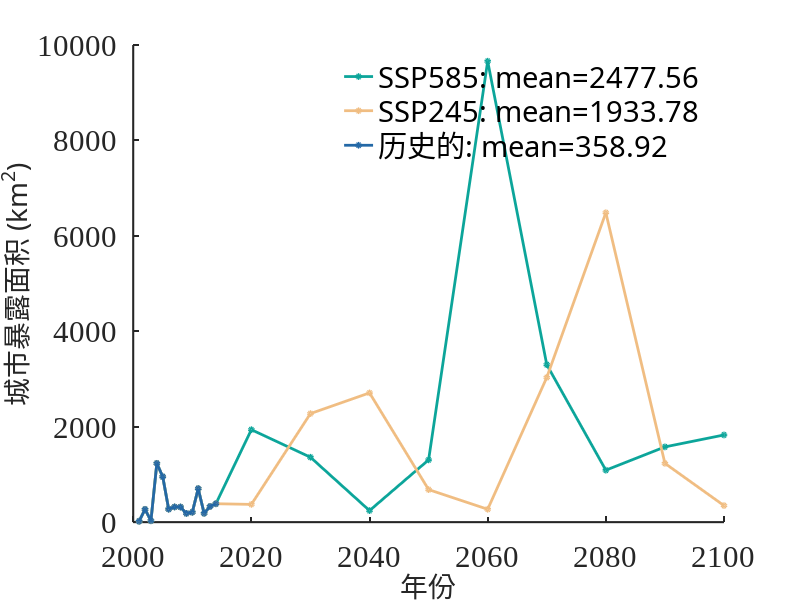

Write MATLAB code to recreate this figure. (Note: this script raises an error after producing the figure.)
% Historicalda=imread('I:\CMIP6\Results\Historical\drywetevent_intensities1979-2014.tif');
% R245da=imread('I:\CMIP6\Results\future\SSP2-RCP4.5\drywetevent_intensities2015-2100.tif');
% R585da=imread('I:\CMIP6\Results\future\SSP2-RCP8.5\drywetevent_intensities2015-2100.tif');
% Historical=Historicalda(find(Historicalda>0));
% R245=R245da(find(R245da>0));
% R585=R585da(find(R585da>0));
clear all
clc
data=[19	19
268	268
30	30
1232	1232
952	952
272	272
319	319
317	317
183	183
207	207
703	703
186	186
329	329
386	386
372	1938
2275	1360
2709	242
682	1305
270	9660
3032	3300
6485	1089
1232	1577
347	1827
];
x1=2001:2014;
x2=2020:10:2100;
x=[x1,x2];

plot(x,data(:, 2), 'o-','LineWidth',2,'MarkerSize', 3,'Color', [12, 165, 154] ./ 255)
hold on
plot(x,data(:, 1), 'o-','LineWidth',2,'MarkerSize', 3,'Color',[240,189,130]./255)
hold on

plot(x1,data(1:14, 1), 'o-','LineWidth',2,'MarkerSize', 3,'Color',[35,104,166]./255)
set(gca, 'FontSize', 22, 'FontName', 'Times New Roman');
xlabel('年份', 'FontSize', 20, 'FontName', 'SimHei');
ylabel('城市暴露面积 (km^2)', 'FontSize', 20, 'FontName', 'SimHei');
%
h = legend(  'SSP585: mean=2477.56 ','SSP245: mean=1933.78 ','历史的: mean=358.92 ', 'FontSize', 21, 'FontName', 'SimHei');
set(gca, 'LineWidth', 1.5);
%text(2000, 2.3, '(e)', 'FontSize', 24, 'FontName', 'Times New Roman', 'FontWeight', 'bold');
% 设置图例位置
legend('Location', 'Best');
set(h, 'Box', 'off');

% 去掉右和上边框
box off;



timeurbanarea=[];
positivecounts=[];
for year=2020:10:2100
InPath = fullfile('I:\CMIP6\Results\future\SSP2-RCP4.5\drywetevent_counts',num2str(year));
directory = dir(InPath); % 获取文件夹中的文件信息
folderName= directory(1).name; % 获取第一个文件夹的名称
dirNamepath = dir(fullfile(InPath, folderName, '*.tif')); % 获取特定扩展名的文件
filename=([InPath,'/',dirNamepath(1).name]);
[data,R]=geotiffread(filename);
[m,n]=size(data);

sumdata=zeros(m,n);

for k=1:length(dirNamepath)
filename=([InPath,'/',dirNamepath(k).name]);
data=imread(filename);
sumdata=sumdata+data;
end


[Historicalda, R] = geotiffread('I:\CMIP6\Results\Historical\drywetevent_counts1979-2014.tif');
% 获取地理坐标信息
info = geotiffinfo('I:\CMIP6\Results\Historical\drywetevent_counts1979-2014.tif');
Ls=size(Historicalda);
lat1 = [info.CornerCoords.Lat(1) info.CornerCoords.Lat(2); info.CornerCoords.Lat(4) info.CornerCoords.Lat(3)];
lon1 = [info.CornerCoords.Lon(1) info.CornerCoords.Lon(2); info.CornerCoords.Lon(4) info.CornerCoords.Lon(3)];
[Xi,Yi] = meshgrid(1:2,1:2);
[XI,YI] = meshgrid(1:1/(Ls(2)-1):2,1:1/(Ls(1)-1):2);
LatLsatf = interp2(Xi,Yi,lat1,XI,YI);
LonLsatf = interp2(Xi,Yi,lon1,XI,YI);
% 获取大于0的像素

positive_values = sumdata > 0;
eventcount=sumdata(positive_values);
lat = LatLsatf(positive_values);
lon = LonLsatf(positive_values);

exposurepulation=zeros(m,n);
outputfiles='I:\CMIP6\Results\urbanarea\ssp585';
filename=fullfile('I:\CMIP6\土地利用数据集\未来\Global-urban-product_SSPs_2015_2100\SSP2re\',['global_SSP2_' ,num2str(year),'.tif']);

for i=1:length(lat)
%lonpo = ncread(filename, 'lon');
%latpo = ncread(filename, 'lat');
% % 找到经度和纬度最接近目标点的索引
% [~, lon_idx] = min(abs(lonpo - lon(i)));
% [~, lat_idx] = min(abs(latpo - lat(i)));
% 定义提取范围大小
blockSize = 25;
info = geotiffinfo(filename);
xWorldLimits = info.TiePoints.WorldPoints.Y;
yWorldLimits = info.TiePoints.WorldPoints.X;
% 将经纬度转换为图像坐标
%x = round((lon - xWorldLimits(1)) / info.PixelScale(1)) + 1;
%y = round((yWorldLimits(2)-lat) / info.PixelScale(2)) + 1;

x=ceil((max(xWorldLimits)-lat(i))/info.PixelScale(2));
y=ceil((lon(i)-min(yWorldLimits))/info.PixelScale(1));

xStart = x - blockSize;
xEnd = x + blockSize;
yStart = y - blockSize;
yEnd = y + blockSize;

% 定义当前块的PixelRegion参数
pixelRegion = {[xStart, xEnd-1],[yStart, yEnd-1]};

% 读取指定区域的图像数据
urban = imread(filename, 'PixelRegion', pixelRegion);
% % 计算起始索引
start_lon = lon_idx - radius;
end_lon =  lon_idx + radius;
start_lat = lat_idx - radius;
end_lat =  lat_idx + radius;
% 
% % 读取目标点的数据
population=ncread(filename,'Band1' ,[start_lon, start_lat], [end_lon - start_lon, end_lat - start_lat]);
% population(population<=0)=nan;
% expo=eventcount(i).*population;
% expoall=nansum(expo,'all');
urindex=find(urban==2);
urban=length(urindex)*1;

index=find(positive_values>0);
positive=length(index);
exposurepulation(index(i))=urban;

end
timeurban=nansum(nansum(exposurepulation));
timeurbanarea=[timeurbanarea;timeurban];
positivecounts=[positivecounts;positive];
%geotiffwrite(fullfile(outputfiles,['exposure585','_',num2str(year),'.tif']),exposurepulation,R);
end
disp('well done')


